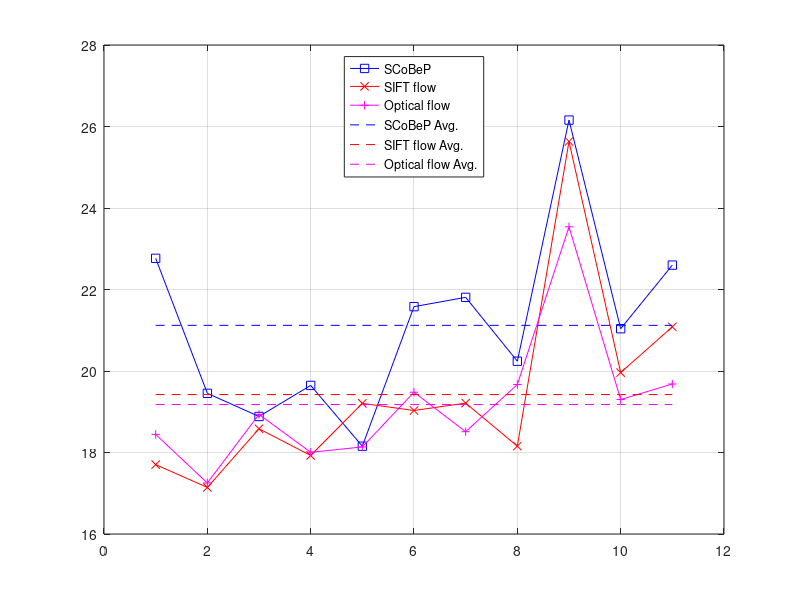

Here is the MATLAB script that generated this plot:
clear
close all
A = [65.8046 66.2853 66.6392 67.0149 67.5833 67.7771 68.3709  69.1687 69.7100 69.9386 70.7292 70.8961 74.2880];
B = [65.6781 67.3368 67.8803 66.7132 65.2741 66.0579 66.2874 68.0923 67.1914 67.3430 69.2144 65.8344 73.7639];

% 
% B1 = [17.7036     17.1433 18.5824     17.9271 19.2060     19.0306 19.7395     18.1566 25.6331     19.9615     17.5473     21.0836     19.2122];
% A1 = [22.7653  19.4525  18.8841  19.6463  18.1545  21.5792  18.5084  20.2401  26.1572  21.0379  17.6738  22.5984  21.8078];
% 
% C= [18.4444   17.2521  18.9355   18.0054  18.1366   19.4797  21.2509   19.6682 23.5386     19.2999     19.0392     19.6812     18.5104];

A1 = [22.7653 19.4525 18.8841 19.6463 18.1545 21.5792 21.8078 20.2401 26.1572 21.0379 22.5984];
B1 = [17.7036 17.1433 18.5824 17.9271 19.2060 19.0306 19.2122 18.1566 25.6331 19.9615 21.0836];
C= [18.4444 17.2521 18.9355 18.0054 18.1366 19.4797 18.5104 19.6682 23.5386 19.2999 19.6812];

A2 = [ 21.1203 21.1203 21.1203 21.1203 21.1203 21.1203 21.1203 21.1203 21.1203 21.1203 21.1203 ];


B2 =[ 19.4218 19.4218 19.4218 19.4218 19.4218 19.4218 19.4218 19.4218 19.4218 19.4218 19.4218];

C2 = [ 19.1775 19.1775 19.1775 19.1775 19.1775 19.1775 19.1775 19.1775 19.1775 19.1775 19.1775];





x = [1:size(A1,2)];

y1 = A1;
y2= B1;
y3 = C;
y11 = A2;
y22=B2;
y33=C2;


% 
% y1=A-48.1308;
% y2=B-48.1308;

plot(x,y1,'bs-',x,y2,'-xr',x,y3,'+m-',x,y11,'b--',x,y22,'r--',x,y33,'m--')
% grid(gca,'minor')
grid on
h_legend = legend('SCoBeP','SIFT flow','Optical flow','SCoBeP Avg.','SIFT flow Avg.','Optical flow Avg.','Location','North')
% set(h_legend,'FontSize',2);